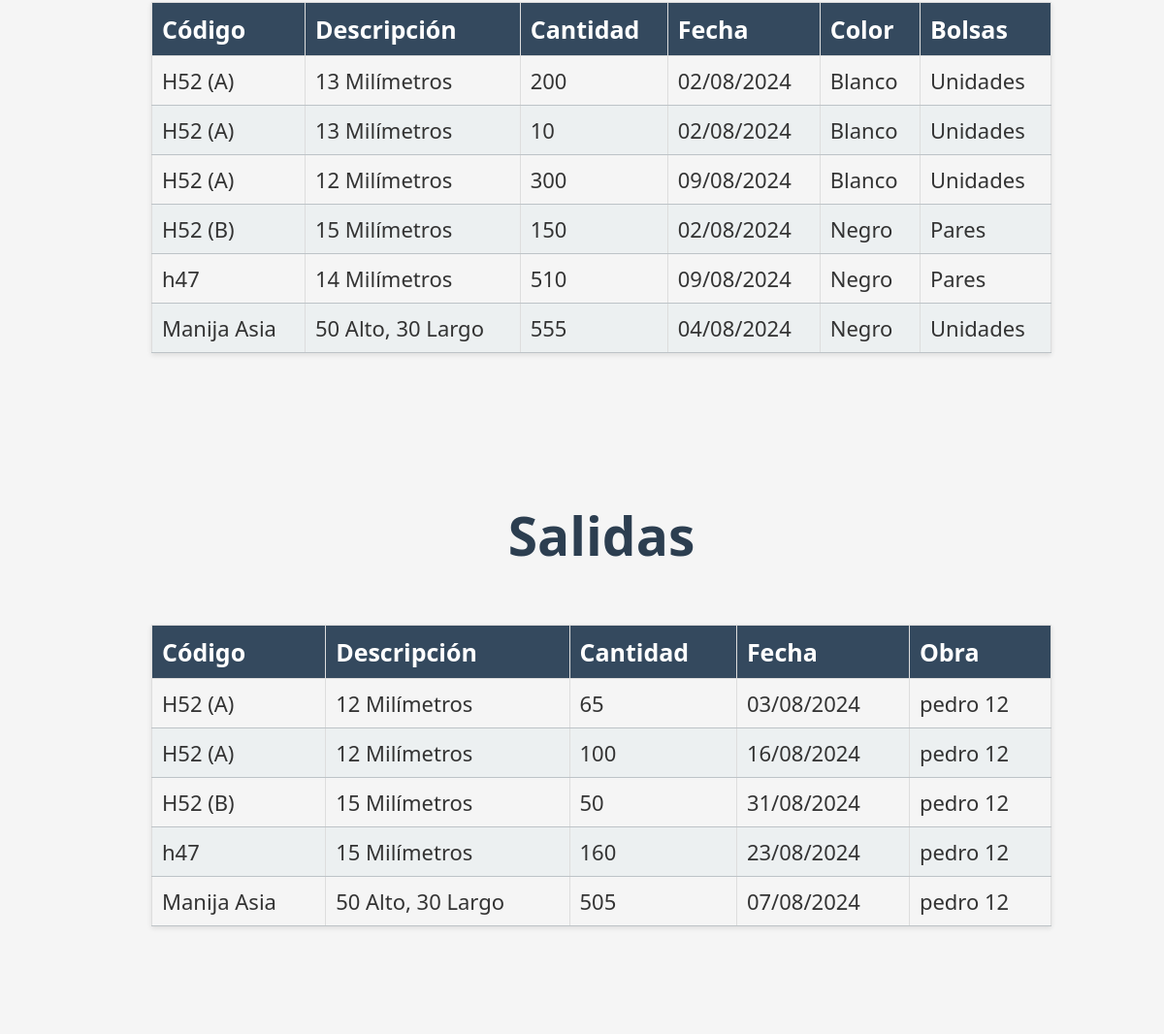
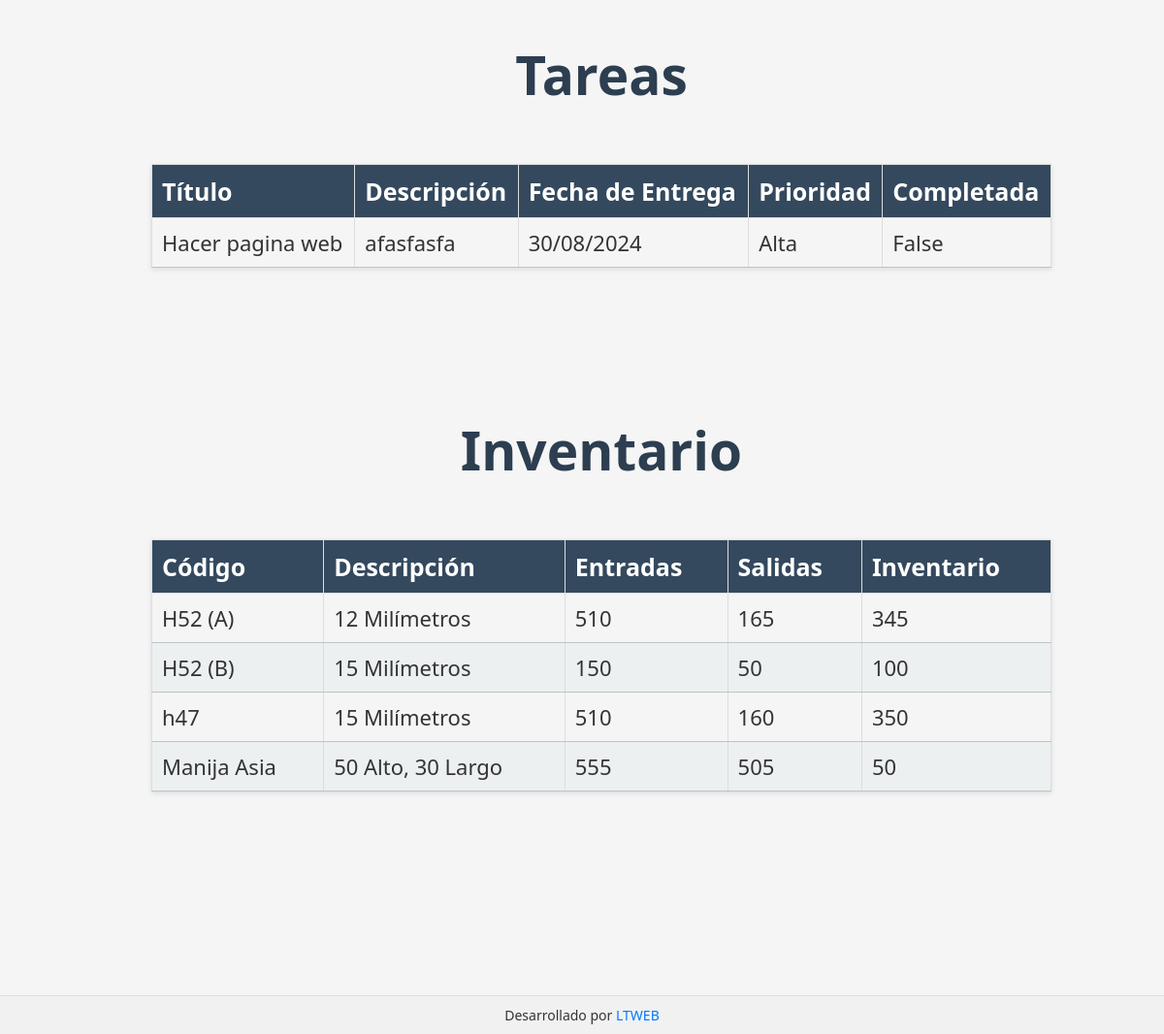
Page /buscar/ (signed in, lower part) on the earlier database version (2 pictures, top to bottom).
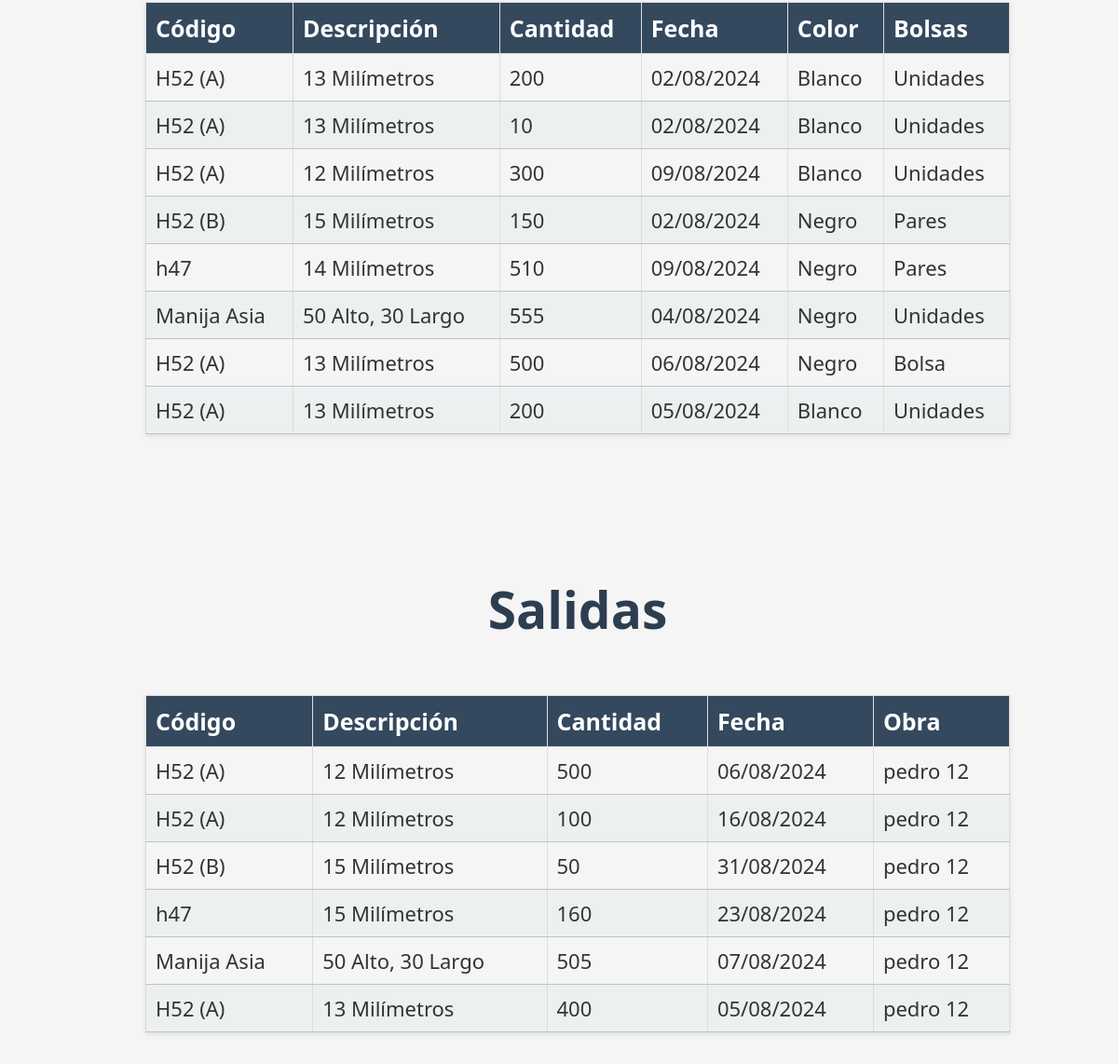
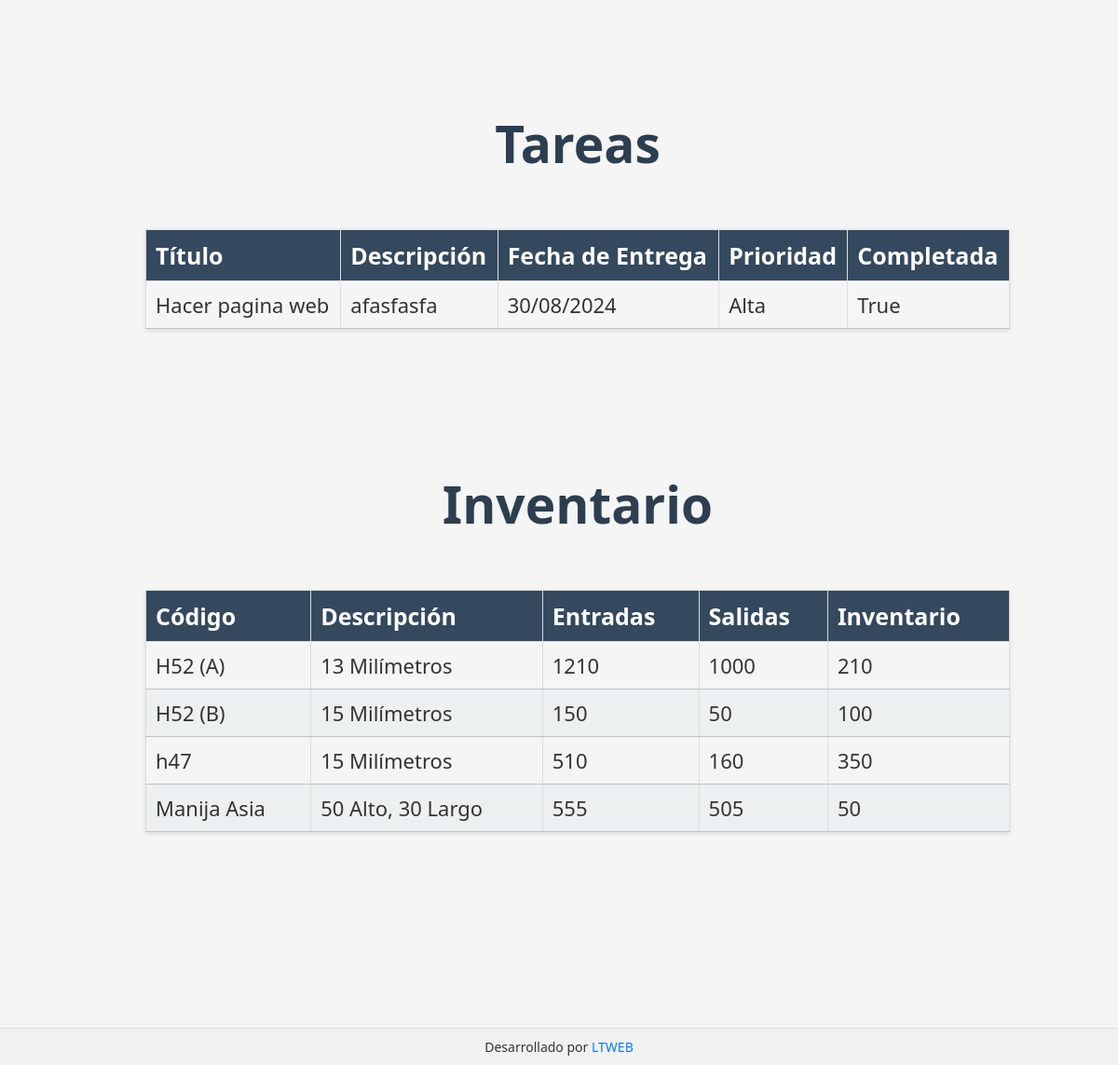
Same page on the later database version (2 pictures, top to bottom).
### core/models.py (models this page shows, shortened)
class Entrada(models.Model):
    codigo = models.CharField(max_length=50)
    descripcion = models.TextField()
    cantidad = models.IntegerField()
    fecha = models.DateField()
    color = models.CharField(max_length=50)
    bolsas = models.CharField(max_length=50)  # Cambiado a texto

class Salida(models.Model):
    codigo = models.CharField(max_length=50)
    descripcion = models.TextField()
    cantidad = models.IntegerField()
    fecha = models.DateField()
    obra = models.CharField(max_length=100)

class Tarea(models.Model):
    titulo = models.CharField(max_length=100)
    descripcion = models.TextField()
    fecha_entrega = models.DateField()
    prioridad = models.CharField(max_length=50)
    completada = models.BooleanField(default=False)
    creado_por = models.ForeignKey(User, on_delete=models.CASCADE, related_name='tareas_creadas')
    asignada_a = models.ManyToManyField(User, related_name='tareas_asignadas')

class Inventario(models.Model):
    codigo = models.CharField(max_length=50, unique=True)
    descripcion = models.TextField()
    entradas = models.IntegerField(default=0)
    salidas = models.IntegerField(default=0)
    inventario = models.IntegerField(default=0)
    fecha = models.DateField(null=True, blank=True)  # Agregar campo fecha
    color = models.CharField(max_length=50, null=True, blank=True)  # Agregar campo color
    bolsas = models.CharField(max_length=50, null=True, blank=True)  # Agregar campo bolsas

### core/views.py (the view, shortened to what this page needs)
# urls.py: path('buscar/', buscar, name='buscar'),
@login_required
def buscar(request):
    query = request.GET.get('q')
    fecha_query = request.GET.get('fecha')
    cantidad_query = request.GET.get('cantidad')
    entradas = Entrada.objects.all()
    salidas = Salida.objects.all()
    tareas = Tarea.objects.all()
    inventarios = Inventario.objects.all()
    context = {
        'entradas': entradas,
        'salidas': salidas,
        'tareas': tareas,
        'inventarios': inventarios,
        'query': query,
        'fecha_query': fecha_query,
        'cantidad_query': cantidad_query,
    }
    return render(request, 'core/buscar.html', context)

### core/templates/core/buscar.html (shortened to what this page needs)
{% extends "base_generic.html" %}
{% block content %}
  <div class="container">
    <div class="section">
      <table>
        <thead>
          <tr>
            <th>Código</th>
            <th>Descripción</th>
            <th>Cantidad</th>
            <th>Fecha</th>
            <th>Color</th>
            <th>Bolsas</th>
          </tr>
        </thead>
        <tbody>
          {% for entrada in entradas %}
            <tr>
              <td>{{ entrada.codigo }}</td>
              <td>{{ entrada.descripcion }}</td>
              <td>{{ entrada.cantidad }}</td>
              <td>{{ entrada.fecha|date:"d/m/Y" }}</td>
              <td>{{ entrada.color }}</td>
              <td>{{ entrada.bolsas }}</td>
            </tr>
          {% endfor %}
        </tbody>
      </table>
    </div>
    <div class="section">
      <h3>Salidas</h3>
      <table>
        <thead>
          <tr>
            <th>Código</th>
            <th>Descripción</th>
            <th>Cantidad</th>
            <th>Fecha</th>
            <th>Obra</th>
          </tr>
        </thead>
        <tbody>
          {% for salida in salidas %}
            <tr>
              <td>{{ salida.codigo }}</td>
              <td>{{ salida.descripcion }}</td>
              <td>{{ salida.cantidad }}</td>
              <td>{{ salida.fecha|date:"d/m/Y" }}</td>
              <td>{{ salida.obra }}</td>
            </tr>
          {% endfor %}
        </tbody>
      </table>
    </div>
    <div class="section">
      <h3>Tareas</h3>
      <table>
        <thead>
          <tr>
            <th>Título</th>
            <th>Descripción</th>
            <th>Fecha de Entrega</th>
            <th>Prioridad</th>
            <th>Completada</th>
          </tr>
        </thead>
        <tbody>
          {% for tarea in tareas %}
            <tr>
              <td>{{ tarea.titulo }}</td>
              <td>{{ tarea.descripcion }}</td>
              <td>{{ tarea.fecha_entrega|date:"d/m/Y" }}</td>
              <td>{{ tarea.prioridad }}</td>
              <td>{{ tarea.completada }}</td>
            </tr>
          {% endfor %}
        </tbody>
      </table>
    </div>
    <div class="section">
      <h3>Inventario</h3>
      <table>
        <thead>
          <tr>
            <th>Código</th>
            <th>Descripción</th>
            <th>Entradas</th>
            <th>Salidas</th>
            <th>Inventario</th>
          </tr>
        </thead>
        <tbody>
          {% for inventario in inventarios %}
            <tr>
              <td>{{ inventario.codigo }}</td>
              <td>{{ inventario.descripcion }}</td>
              <td>{{ inventario.entradas }}</td>
              <td>{{ inventario.salidas }}</td>
              <td>{{ inventario.inventario }}</td>
            </tr>
          {% endfor %}
        </tbody>
      </table>
    </div>
  </div>
{% endblock %}

Differences in the rows shown:
added Entrada: codigo "H52 (A)", descripcion "13 Milímetros", cantidad "500", fecha "06/08/2024", color "Negro", bolsas "Bolsa"
added Entrada: codigo "H52 (A)", descripcion "13 Milímetros", cantidad "200", fecha "05/08/2024", color "Blanco", bolsas "Unidades"
changed Salida (number 1 of 6 on the later page): cantidad "65" → "500"; fecha "03/08/2024" → "06/08/2024"
added Salida: codigo "H52 (A)", descripcion "13 Milímetros", cantidad "400", fecha "05/08/2024", obra "pedro 12"
changed Tarea "Hacer pagina web": completada "False" → "True"
changed Inventario: descripcion "12 Milímetros" → "13 Milímetros"; entradas "510" → "1210"; salidas "165" → "1000"; inventario "345" → "210"
